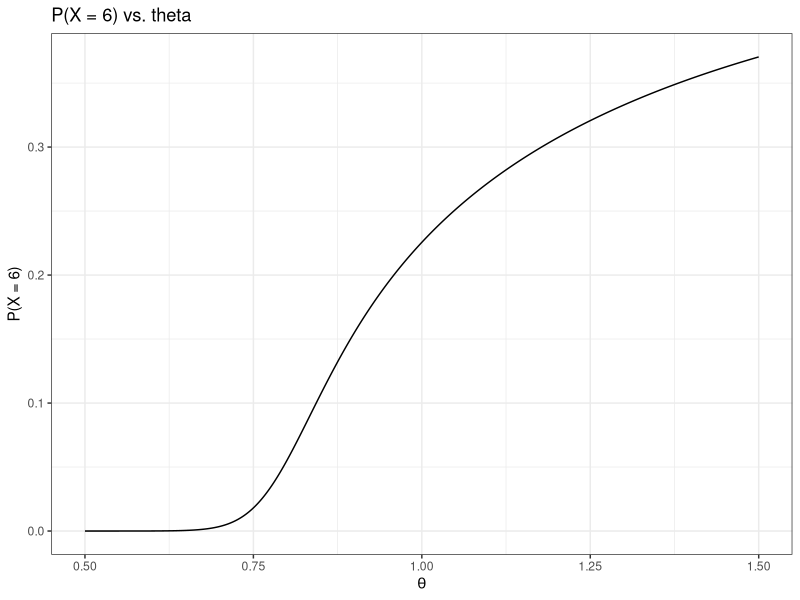
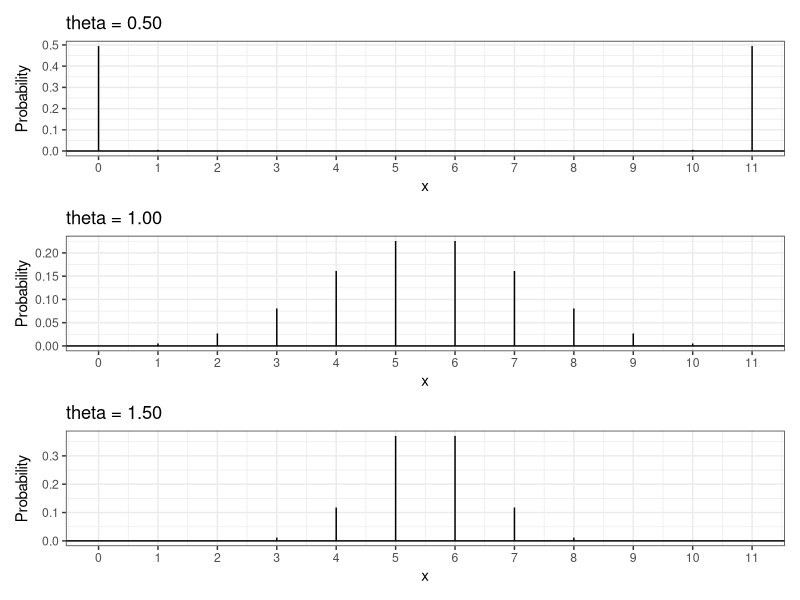

Here is the R script that generated these plots, in order:
## ---- chunk 1
#| echo: false

default_chunk_hook  <- knitr::knit_hooks$get("chunk")

latex_font_size <- c("Huge", "huge", "LARGE", "Large", 
                     "large", "normalsize", "small", 
                     "footnotesize", "scriptsize", "tiny")

knitr::knit_hooks$set(chunk = function(x, options) {
  x <- default_chunk_hook(x, options)
  if(options$size %in% latex_font_size) {
    paste0("\n \\", options$size, "\n\n", 
      x, 
      "\n\n \\normalsize"
    )
  } else {
    x
  }
})
## ---- chunk 2
#| label: load-packages
#| include: false
library(tidyverse)
library(patchwork)
## ---- chunk 3
daltbinom <- function(x, size, prob, theta){
  normalizing.constant <- 0
  for(j in 0:size){
    normalizing.constant <- normalizing.constant + 
      choose(size, j) * prob^j * (1-prob)^(size-j) * theta^(j*(size-j))
  }
  # Probability Mass at x=x
  (1/normalizing.constant) *
    choose(size, x) * prob^x * (1-prob)^(size-x) * theta^(x*(size-x)) *
      (x>=0)*(x<=size)
}
## ---- chunk 4
daltbbinom.single <- function(x, size, alpha, beta, theta){
    integrand <- function(p) {
    sapply(p, # integrate will pass in a vector, so we use sapply to apply the following
           function(p_val){
             # f(x|p) * f(p|alpha, beta)
             daltbinom(x, size, p_val, theta) * dbeta(p_val, alpha, beta)
           }
    )
  }
  # Probability Mass at x=x
  # integrate(integrand, lower = 0, upper = 1)$value * (x>=0)*(x<=size)
  # I shrink the bounds below to avoid log(0)=-infinty
  # I use try() to catch when there is an error and avoid crashing
  res <- try(integrate(integrand, lower = 1e-7, upper = 1 - 1e-7)$value * 
                  (x>=0)*(x<=size), 
             silent = TRUE)
  # If there is an error, return a near-zero probability
  if(inherits(res, "try-error")) return(0.1^6)
  
  res
}
# Write a function that works on a vector
daltbbinom <- function(x, size, alpha, beta, theta){
  sapply(X=x, FUN=daltbbinom.single, size=size, alpha=alpha, beta=beta, theta=theta)
}
## ---- chunk 5
#sequence of thetas
theta_seq <- seq(0.5, 1.5, length.out = 1000)

# probability of 6 wins
prob6 = daltbinom(6, 11, 0.5, theta_seq)

ggdat = tibble(theta = theta_seq, prob = prob6)
## ---- chunk 6
#| label: theta.5_1.5
#| fig-cap: "Altham's Binomial"
#| fig-width: 5
#| fig-height: 3
#| scale: "80%"
#| fig-align: "center"
#| size: scriptsize

ggplot(ggdat, aes(x = theta, y = prob)) +
  geom_line() +
  xlab(expression(theta)) +
  ylab("P(X = 6)") +
  ggtitle("P(X = 6) vs. theta") +
  theme_bw()
## ---- chunk 7
# prob for thetas
theta0.5 = daltbinom(6, 11, 0.5, 0.5)
theta1 = daltbinom(6, 11, 0.5, 1)
theta1.5 = daltbinom(6, 11, 0.5, 1.5)

ggdat = tibble(x = 0:11) |>
  mutate(theta0.5 = daltbinom(x, 11, 0.5, 0.50),
         theta1 = daltbinom(x, 11, 0.5, 1.00),
         theta1.5 = daltbinom(x, 11, 0.5, 1.50))
## ---- chunk 8
#| label: PMFs
#| fig-cap: "Altham's Binomial PMFs"
#| fig-width: 6
#| fig-height: 6
#| scale: "80%"
#| fig-align: "center"
#| size: scriptsize


plot1 = ggplot() +
  geom_linerange(data = ggdat, aes(x = x, ymin = 0, ymax = theta0.5)) +
  geom_hline(yintercept = 0) +
  scale_x_continuous("x", breaks = 0:11) +
  ylab("Probability") +
  ggtitle("theta = 0.50") +
  theme_bw()

plot2 = ggplot() +
  geom_linerange(data = ggdat, aes(x = x, ymin = 0, ymax = theta1)) +
  geom_hline(yintercept = 0) +
  scale_x_continuous("x", breaks = 0:11) +
  ylab("Probability") +
  ggtitle("theta = 1.00") +
  theme_bw()

plot3 = ggplot() +
  geom_linerange(data = ggdat, aes(x = x, ymin = 0, ymax = theta1.5)) +
  geom_hline(yintercept = 0) +
  scale_x_continuous("x", breaks = 0:11) +
  ylab("Probability") +
  ggtitle("theta = 1.50") +
  theme_bw()

plot1 / plot2 / plot3
## ---- chunk 9
ealtbinom = function(k, size, prob,theta){
  x = 0:size
  sum(x^k * daltbinom(x, size, prob, theta))
}
# check to see if it equals mean of theta .5
ealtbinom(1,11,.5,.5)
## ---- chunk 10
llaltbinom = function(data = x, par, size, mle = F){
  prob = ifelse(mle, 1 / (1 + exp(-par[1])), par[1])
  theta = ifelse(mle, exp(par[2]), par[2])
  
  ll = sum(log(daltbinom(x,size,prob,theta)))

  ifelse(mle, -ll, ll)
}
